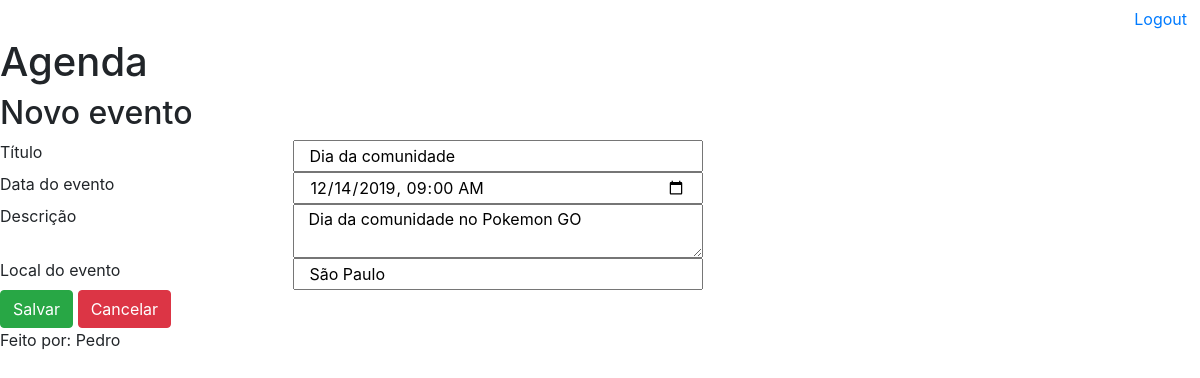
The page /agenda/evento/?id=4 (signed in) on the database its author committed.
### core/models.py (models this page shows, shortened)
class Eventos(models.Model):
    titulo = models.CharField(max_length=100)
    descricao = models.TextField(blank=True, null=True)
    dataEvento = models.DateTimeField(verbose_name='Data do Evento')
    dataCriacao = models.DateTimeField(auto_now=True,verbose_name='Data de Criação')
    local = models.CharField(max_length=100,verbose_name='Local', null=True)
    usuario = models.ForeignKey(User, on_delete=models.CASCADE)
    class Meta:
        db_table = 'evento'
    def getDataInputEvento(self):
        return self.dataEvento.strftime('%Y-%m-%dT%H:%M')

### core/views.py (the view)
# urls.py: path('agenda/evento/',views.evento),
@login_required(login_url='/login/')
def evento(request):
    idEvento = request.GET.get('id')
    dados={}
    if idEvento:
        dados['evento'] = Eventos.objects.get(id=idEvento)
    return render(request,'evento.html',dados)

### templates/evento.html (shortened to what this page needs)
{% extends 'modelPage.html' %}
{% block content %}
<div class=".container-sm">
<form class="was-validated" action="submit" method="post">{% csrf_token %}
    <h2>Novo evento</h2>
    <div class="row">
        <label class="col-sm-3">Título</label>
        <input class="col-sm-4" type="text" name="titulo" value="{{evento.titulo}}">
    </div>
    <div class="row">
        <label class="col-sm-3">Data do evento</label>
        <input class="col-sm-4"type="datetime-local" name="dataEvento" value="{{evento.getDataInputEvento}}">
    </div>
    <div class="row">
        <label class="col-sm-3">Descrição</label>
        <textarea class="col-sm-4" name="descricao">{{evento.descricao}}</textarea>
    </div>
    <div class="row">
        <label class="col-sm-3">Local do evento</label>
        <input class="col-sm-4" type="text" name="local" value="{{evento.local}}">
    </div>
    <button type="submit" class="btn btn-success">Salvar</button>
    <a class="btn btn-danger" href="/agenda/" role="button">Cancelar</a>
</form>
</div>
{% endblock %}

### rows shown on the page
Eventos: titulo "Dia da comunidade", dataEvento "12/14/2019 09:00", descricao "Dia da comunidade no Pokemon GO", local "São Paulo"
